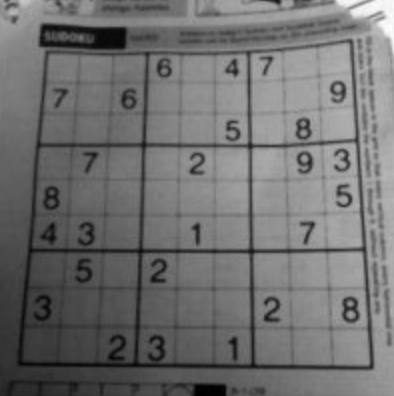
#> input picture cv_sample_official/images/wrapped_paper.png, 394 x 396 px
$ python 13_hough_line_transform.py
#> lines starting #> are read from the running program, lines starting #| are printed output that depends on the picture; after the words box and inside, x2 and y2 are one past the last pixel; in counts of white or black regions, pixels touching at a corner belong together
# We will see how to use it detect lines in an image
# Hough Transform is a popular technique to detect any shape,
# if you can represent that shape in mathematical form.
# It can detect the shape even if it is broken or distorted a little bit.

# A good explanation of Hough can be found
# http://docs.opencv.org/3.0-beta/doc/py_tutorials/py_imgproc/py_houghlines/py_houghlines.html#py-hough-lines

# Functions: cv2.HoughLines(), cv2.HoughLinesP()


import cv2
import numpy as np

img = cv2.imread('../images/wrapped_paper.png')
#> img is the input picture: shape (396, 394, 3); mean B, G, R 112, 112, 112
img_copy = img.copy()

gray = cv2.cvtColor(img, cv2.COLOR_BGR2GRAY)

# Hough Transform needs Binary Image, so we do an edge detection
edges = cv2.Canny(gray, 50, 150, apertureSize=3)
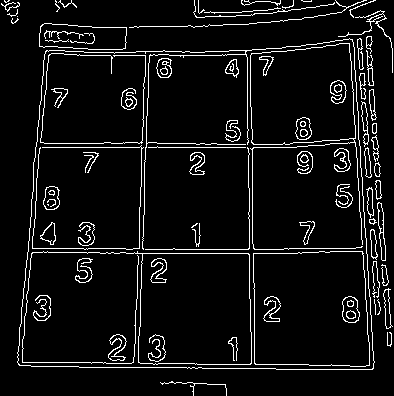
#> edges: shape (396, 394); 6.8% white in thin lines or dots

# ====== Hough Transforms
# 2nd and 3rd is the rho and theta accuracy, 4th is the vote threshold(could be seen as the min line length)
# return value is a list of rho, theta tuple
lines = cv2.HoughLines(edges, 1, np.pi / 180, 150)  # 1 pixel, and 1 degree accuracy
#> lines = 18 rows, first 8: [147, 1.57], [-362, 3.07], [-245, 3.12], [253, 1.57], [-348, 3.07], [147, 0.0349], [-366, 3.07], [49, 0.0873]

for i in range(lines.shape[0]):
    rho, theta = lines[i, 0, :]
    a = np.cos(theta)
    b = np.sin(theta)
    x0 = a * rho
    y0 = b * rho
    x1 = int(x0 + 1000 * (-b))
    y1 = int(y0 + 1000 * (a))
    x2 = int(x0 - 1000 * (-b))
    y2 = int(y0 - 1000 * (a))

    cv2.line(img, (x1, y1), (x2, y2), (0, 0, 255), 2)
#> this loop made 18 passes
#> (rho, theta, a, b, x0, y0, x1, y1) on passes 1 to 12: (147, 1.57, -4.37e-08, 1, -6.43e-06, 147, -1000, 146), (-362, 3.07, -0.998, 0.0698, 361.1, -25.25, 291, -1022), (-245, 3.12, -1, 0.0175, 245, -4.28, 227, -1004), (253, 1.57, -4.37e-08, 1, -1.11e-05, 253, -1000, 252), (-348, 3.07, -0.998, 0.0698, 347.2, -24.28, 277, -1021), (147, 0.0349, 0.999, 0.0349, 146.9, 5.13, 112, 1004), (-366, 3.07, -0.998, 0.0698, 365.1, -25.53, 295, -1023), (49, 0.0873, 0.996, 0.0872, 48.81, 4.27, -38, 1000), (248, 1.57, -4.37e-08, 1, -1.08e-05, 248, -1000, 247), (53, 0.0873, 0.996, 0.0872, 52.8, 4.62, -34, 1000), (-357, 3.07, -0.998, 0.0698, 356.1, -24.9, 286, -1022), (151, 0.0349, 0.999, 0.0349, 150.9, 5.27, 116, 1004)
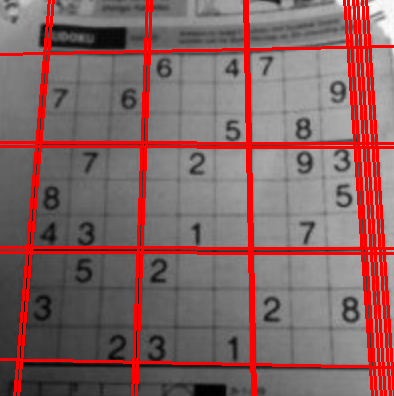
#> img: shape (396, 394, 3); 13.25% of pixels changed, all inside (x1, y1, x2, y2) = (0, 0, 394, 396)

cv2.imshow('image', img)
cv2.waitKey(0)

# ======= Probablistic Hough transform
# Standard Hough Transform is SLOW, it takes a lot of computation
# Probablistic version takes only a random set of points

# minLineLength: Minimum length of line. Line segments shorter than this are rejected.
# maxLineGap: Maximum allowed gap between line segments to treat them as single line.
minLineLength = 200
maxLineGap = 30  # the discontimg_copyinuity allowed in a line
lines = cv2.HoughLinesP(edges, 1, np.pi / 180, 100, minLineLength, maxLineGap)
#> lines = 19 rows, first 6: [253, 147, 296, 147], [251, 332, 251, 363], [135, 253, 248, 253], [157, 143, 195, 143], [289, 248, 355, 248], [197, 364, 246, 364]

for i in range(lines.shape[0]):
    x1, y1, x2, y2 = lines[i, 0, :]
    cv2.line(img_copy, (x1, y1), (x2, y2), (0, 255, 0), 2)
#> this loop made 19 passes
#> (x1, y1, x2, y2) on passes 1 to 12: (253, 147, 296, 147), (251, 332, 251, 363), (135, 253, 248, 253), (157, 143, 195, 143), (289, 248, 355, 248), (197, 364, 246, 364), (254, 314, 254, 363), (42, 147, 139, 147), (175, 249, 248, 249), (252, 162, 252, 218), (169, 55, 221, 55), (152, 367, 186, 367)
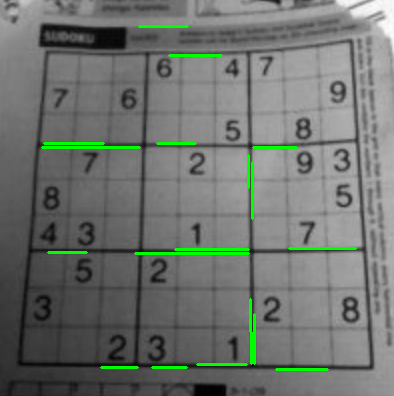
#> img_copy: shape (396, 394, 3); 1.98% of pixels changed, all inside (x1, y1, x2, y2) = (41, 25, 357, 371)
cv2.imshow('image', img_copy)
cv2.waitKey(0)

$ run again, with cv_sample_official/images/apple.png copied over cv_sample_official/images/wrapped_paper.png
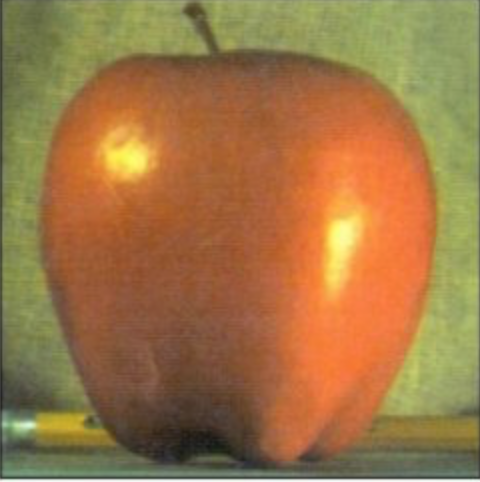
#> input picture cv_sample_official/images/apple.png, 480 x 482 px
#> img is the input picture: shape (482, 480, 3); mean B, G, R 69.9, 118.5, 158.1
#> `edges = cv2.Canny(gray, 50, 150, apertureSize=3)`:
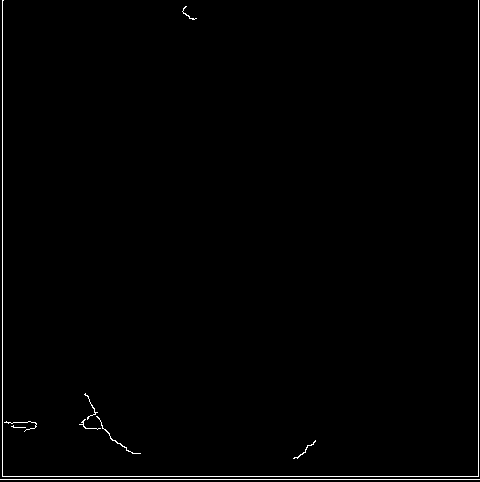
#> edges: shape (482, 480); 0.95% white in thin lines or dots
#> `lines = cv2.HoughLines(edges, 1, np.pi / 180, 150)`: lines = [[479, 1.57], [2, 0], [478, 0], [476, 1.57]]
#> the loop `for i in range(lines.shape[0]):` made 4 passes
#> (rho, theta, a, b, x0, y0, x1, y1) on passes 1 to 4: (479, 1.57, -4.37e-08, 1, -2.09e-05, 479, -1000, 478), (2, 0, 1, 0, 2, 0, 2, 1000), (478, 0, 1, 0, 478, 0, 478, 1000), (476, 1.57, -4.37e-08, 1, -2.08e-05, 476, -1000, 475)
#> `lines = cv2.HoughLinesP(edges, 1, np.pi / 180, 100, minLineLength, max..`: lines = [[2, 476, 2, 0], [0, 479, 479, 479], [3, 476, 478, 476], [478, 475, 478, 0]]
#> the loop `for i in range(lines.shape[0]):` made 4 passes
#> after the loop `for i in range(lines.shape[0]):`:
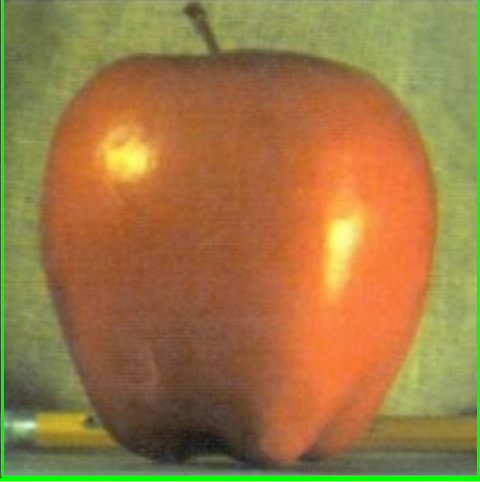
#> img_copy: shape (482, 480, 3); 2.47% of pixels changed, all inside (x1, y1, x2, y2) = (0, 0, 480, 481)
